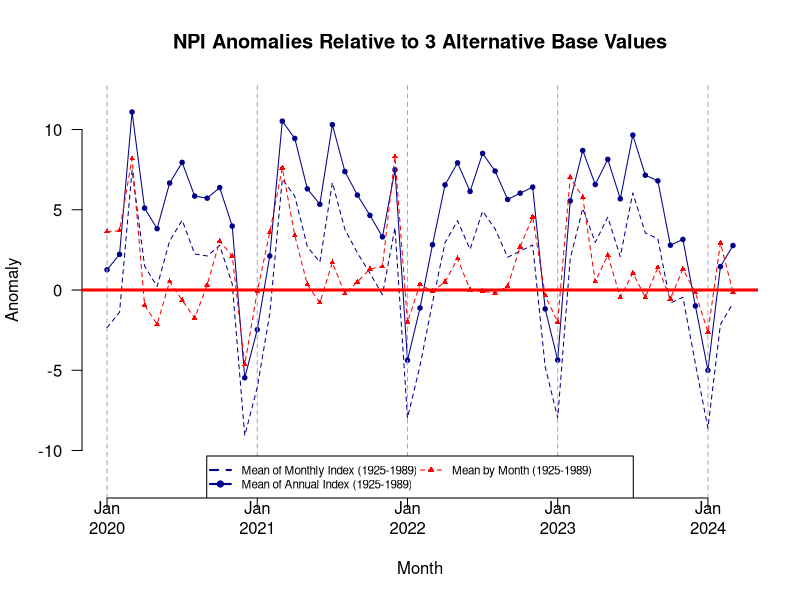

This chart was generated by the following R code: (Note: this script raises an error after producing the figure.)
library(tidyverse)



###########################################
# explore alt anomaly calcs for NPI

yrs.plot <- 2020:2024

npi.alt.anomalies <- read_csv("DATA/DFO_PACEA_Package/GENERATED_pacea_NPI_MonthlyAnomaliesVariations.csv") %>%
												arrange(year, month) %>% dplyr::filter(year %in% yrs.plot)

axis.src <- npi.alt.anomalies %>% dplyr::filter(month==1)


png(filename = "OUTPUT/Values_CrossCheck/ComparisonOfNPIAnomalies.png",
		width = 480*4.5, height = 480*3.5, units = "px", pointsize = 14*3.5, bg = "white",  res = NA)


plot(npi.alt.anomalies$plot_index,npi.alt.anomalies$anomaly,ylim=c(-12,12),
		 axes=FALSE,xlab = "Month",ylab = "Anomaly", main = "NPI Anomalies Relative to 3 Alternative Base Values",
		 type="o",col="darkblue", pch=19,cex= 0.6)
axis(2,las=2)
axis(1,at=axis.src$plot_index,labels= paste0("Jan\n",axis.src$year ))
abline(v=axis.src$plot_index,col="darkgrey",lty=2)

lines(npi.alt.anomalies$plot_index,npi.alt.anomalies$anomaly_month,type="l",col="darkblue",lwd=1,lty=2)
lines(npi.alt.anomalies$plot_index,npi.alt.anomalies$anomaly_bymonth,type="o",col="red",lwd=1,lty=2,pch=17,cex=0.6)
abline(h=0,col="red",lwd=3)

legend("bottom",legend = c("Mean of Monthly Index (1925-1989)",
												"Mean of Annual Index (1925-1989)",
												"Mean by Month (1925-1989)"),
			 border="white", pch = c(NA,19,17),col=c("darkblue","darkblue","red"),
			 lty = c(2,1,2), lwd=c(2,2,1),ncol=2, cex = 0.7)

dev.off()


###########################################
# explore base values used for ONI anomalies


oni.plot.df <- oni %>% mutate(BaseVal = value - anomaly)
oni.plot.df




month.plot <-8
oni.plot.df.sub <- oni.plot.df %>% dplyr::filter(month == month.plot)
plot(oni.plot.df.sub$year,oni.plot.df.sub$BaseVal,type="o",
		 ylim=c(26.2,27.2))




month.plot <- 1
oni.plot.df.sub <- oni.plot.df %>% dplyr::filter(month == month.plot)
lines(oni.plot.df.sub$year,oni.plot.df.sub$BaseVal,type="o")


